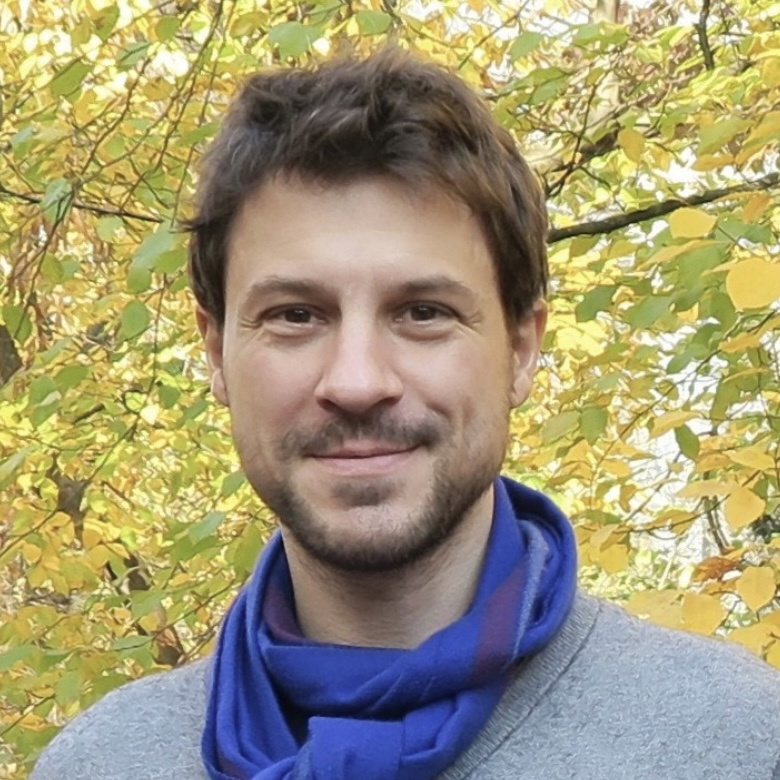
#> input picture herrhess.jpg, 780 x 780 px
$ python HA2_Thy.py
#> lines starting #> are read from the running program, lines starting #| are printed output that depends on the picture; after the words box and inside, x2 and y2 are one past the last pixel; in counts of white or black regions, pixels touching at a corner belong together
# Gruppe 01
# Ngoc Bao Thy, Pham, 481509
# Kossatz, Ida, 476046
# Schade, Lucie, 465926
# Marx, Loui, 465807
import numpy as np
import matplotlib.pyplot as plt
import matplotlib.animation as animation
from scipy.signal import convolve2d
from skimage.io import imread
from skimage.color import rgb2gray
from skimage.transform import resize
from matplotlib.animation import FFMpegWriter

#Erstelle den FFMpegWriter
writer = FFMpegWriter(fps = 10, metadata = dict(artist = 'Me'), bitrate = 1800)


#Um Schleife zu vermeiden benutze ich diese Funktion, um die Startkonfiguration  in Abhängigkeit von k zuzuweisen.
def initialize_grid(n, k):
	#Zufällige Verteilung (k = 1)
#> called with n = 200, k = 4
	random_grid = np.random.choice([0, 1], size = (n, n), p =[0.5, 0.5])

#	Tub mit Störung (k = 2)
	tub = np.array([[0, 1, 0, 0],
					[1, 0, 1, 0],
					[0, 1, 0, 0],
					[0, 0, 0, 0]])
	#mid = n // 2
	#tub_grid = np.zeros((n, n))
	#tub_grid[mid - 2:mid + 2, mid - 2:mid + 2] = tub
	#tub_grid[mid, mid] = 1
	#Füge eine Störung hinzu

	# Wiederhole das Tub-Muster über die gesamte Matrix
	tub_grid = np.tile(tub, (n // tub.shape[0] + 1, n // tub.shape[1] + 1))[:n, :n]
	tub_grid[n // 2, n // 2] = 1  # Füge eine Störung im Zentrum hinzu

	#Acorn-Struktur (k = 3)
	acorn = np.array([
		[0, 0, 0, 0, 0, 0, 0, 0, 0],
		[0, 0, 1, 0, 0, 0, 0, 0, 0],
		[0, 0, 0, 0, 1, 0, 0, 0, 0],
		[0, 1, 1, 0, 0, 1, 1, 1, 0],
		[0, 0, 0, 0, 0, 0, 0, 0, 0],
	])
	#acorn_grid = np.zeros((n, n))
	#Berechne den Startpunkt (linke obere Ecke) für die Platzierung von acorn
	#acorn_mid_row = mid - acorn.shape[0] // 2
	#acorn_mid_col = mid - acorn.shape[1] // 2
	#Platzieren von acorn in acorn_grid
	#acorn_grid[acorn_mid_row:acorn_mid_row + acorn.shape[0],
	#acorn_mid_col:acorn_mid_col + acorn.shape[1]] = acorn

	# Wiederhole das Acorn-Muster über die gesamte Matrix
	acorn_grid = np.tile(acorn, (n // acorn.shape[0] + 1, n // acorn.shape[1] + 1))[:n, :n]

	#Bild einlesen (k = 4)
	#img = imread('ihr_Foto.jpg')
	img = imread('herrhess.jpg')
#> img is the input picture: shape (780, 780, 3); mean R, G, B 161, 152.3, 117.5
	img_gray = rgb2gray(img)
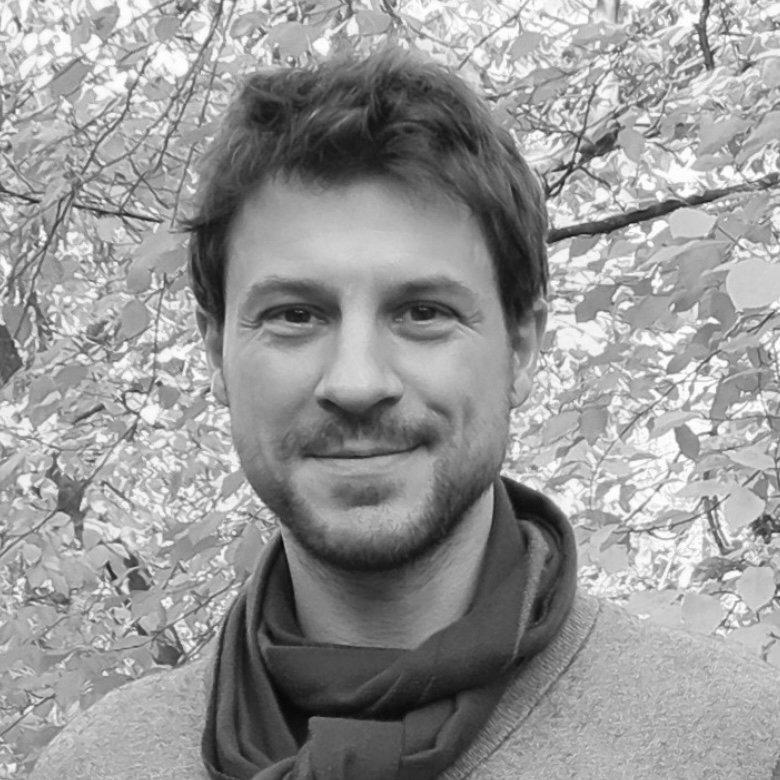
#> img_gray: shape (780, 780) float64; min 0.0292, max 1, mean 0.595
	#rgb2gray konvertiert das Bild in Graustufen (Helligkeit zwischen 0 und 1).
	img_bin = img_gray > 0.5
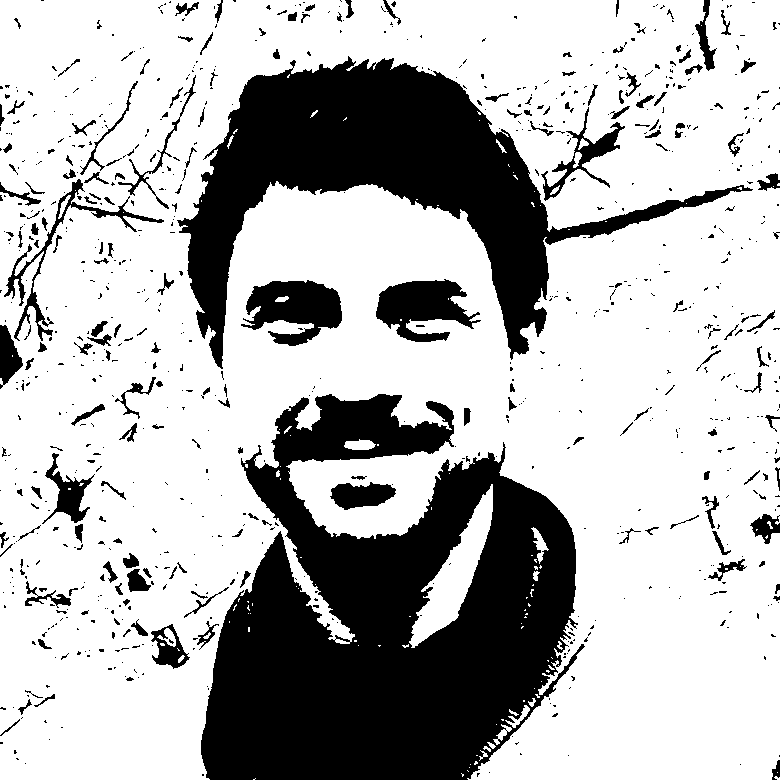
#> img_bin: shape (780, 780) bool; 71.6% white; 856 black regions (665 under 20 px), largest, box (x1, y1, x2, y2) and area: (201, 394, 585, 780) 91517, (177, 56, 753, 369) 50837, (241, 280, 342, 346) 4116
	#erstellt ein binäres Bild, wobei Pixel mit Helligkeit über 0,5 als "1" (schwarz) und darunter als "0"
	#(weiß) gesetzt werden.
	image_grid = resize(img_bin, (n, n)).astype(int)
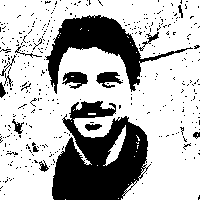
#> image_grid: shape (200, 200) int64; values 0 (black) and 1 (white), 71.5% white; 396 black regions (379 under 20 px), largest, box (x1, y1, x2, y2) and area: (52, 101, 151, 200) 6018, (45, 15, 193, 94) 3343, (62, 72, 88, 89) 272
	#resize, damit das Bild auch n x n groß ist.

	#Liste der Startkonfigurationen
	configurations =[random_grid, tub_grid, acorn_grid, image_grid]

	#Rückgabe der Startkonfiguration basierend auf k (0-basiert: k-1)
	return configurations[k - 1]


# [50 lines left out: function NumSimHA2, not called in this run]


#Beispiel für die Verwendung
#NumSimHA2(None, n, J, k)
#NumSimHA2(20,10,3)


#Startkonfiguration printen:
grid = initialize_grid(200, 4)
#print(grid)
plt.imshow(grid, cmap='binary')  # cmap='binary' für Schwarz-Weiß
plt.show()
